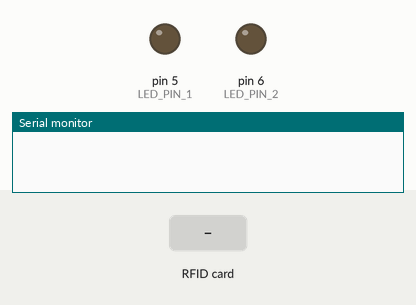
Recording of a sketch running on a simulated Arduino Uno, built with avr-gcc and run on an emulated ATmega328P. Parts: output pins drawn as LEDs (lit = HIGH), the last lines printed to the serial monitor. The inputs (shaded band) are chosen by the test bench.

Above: at 1.2 s.
1.3 s: RFID card 5E 7A 19 C4 held to the reader
At 1.9 s:
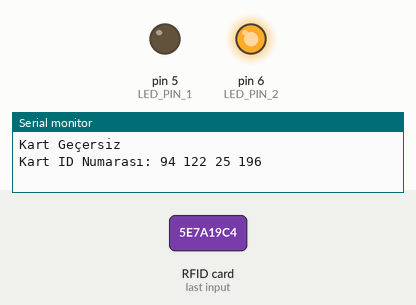
Timing chart, 0 to 4.3 s (numbered marks = the images above; inputs shaded):
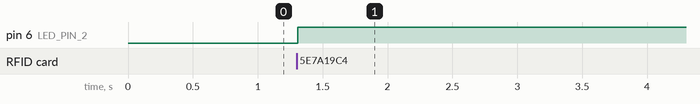

Measured:
- after the input at 1.3 s, pin 6 (LED_PIN_2): LOW → HIGH at once

The sketch:

RFID_RC522.ino
```cpp
#include <MFRC522.h>//RFID Kapı kilit sisteminin kütüphanesi
#include <SPI.h>//Çevresel birimlerle iletişime geçmek için gerekli kütüphane
#define LED_PIN_1 5//Birinci ledimizin 5 numaralı pinde olduğunu belirttik.
#define LED_PIN_2 6//İkinci ledimizin 6 numaralı pinde olduğunu belirttik.
#define RST 9
#define SS 10 //RFID Modülündeki pinleri belirtiyoruz.
MFRC522 rfid(SS, RST);//MFRC Modülünü başlattık.
byte KartID [4] = {159, 24, 125, 224};//Geçici olarak modül ID mizi belirttik.
void setup()
{
  pinMode(LED_PIN_1, OUTPUT);
  pinMode(LED_PIN_2, OUTPUT);
  Serial.begin(9600);//9600 BR olarak seri ekranımızı başlattık.
  SPI.begin;//SPI haberleşmesini başlattık.
  rfid.PCD_Init();//RFID Modülünü başlattık.
}
void loop()
{
  if(!rfid.PICC_IsNewCardPresent())//Eğer RFID modülü yeni bir kart okursa...
  {
    return;
  }
  if(!rfid.PICC_ReadCardSerial())//Eğer RFID modülü kart okursa...
  {
    return;
  }
  if(rfid.uid.uidByte[0] == KartID[0] &&
  rfid.uid.uidByte[1] == KartID[1] &&
  rfid.uid.uidByte[2] == KartID[2] &&
  rfid.uid.uidByte[3] == KartID[3])//Okunan Kart ID'si doğru mu diye kontrol ediliyor.
  {
    Serial.println("Kapı Açıldı");
    digitalWrite(LED_PIN_1, HIGH);
    KartIDYazdir();//Birazdan yazacağımız fonksiyon
  }
  else
  {
    Serial.println("Kart Geçersiz");
    digitalWrite(LED_PIN_2, HIGH);
    KartIDYazdir();
  }
  rfid.PICC_HaltA();
}
void KartIDYazdir()
{
  Serial.print("Kart ID Numarası: ");
  for(int i;i<4;i++)
  {
    Serial.print(rfid.uid.uidByte[i]);
    Serial.print(" ");
  }
  Serial.println("");
}
//Video Linki: https://www.youtube.com/watch?v=jhRcAimLlBs
```
